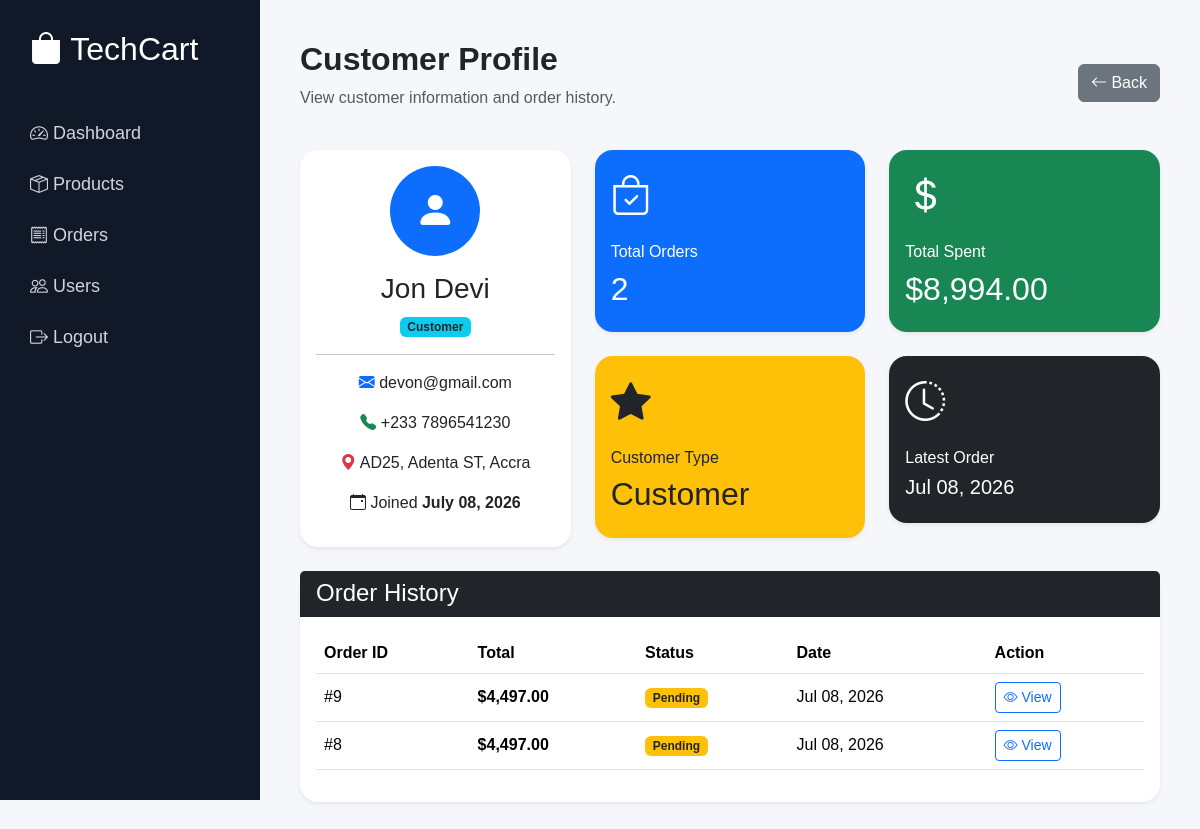
Screenshot of /admin/view_user.php?id=5 (signed in) with the database file from the repository.
### tables this page shows
CREATE TABLE `users` (
  `id` int(11) NOT NULL,
  `full_name` varchar(100) NOT NULL,
  `email` varchar(100) NOT NULL,
  `password` varchar(255) NOT NULL,
  `phone` varchar(20) DEFAULT NULL,
  `address` text DEFAULT NULL,
  `created_at` timestamp NOT NULL DEFAULT current_timestamp()
);

CREATE TABLE `orders` (
  `id` int(11) NOT NULL,
  `user_id` int(11) DEFAULT NULL,
  `total` decimal(10,2) DEFAULT NULL,
  `order_status` varchar(50) DEFAULT 'Pending',
  `created_at` timestamp NOT NULL DEFAULT current_timestamp(),
  `customer_name` varchar(100) NOT NULL,
  `email` varchar(100) NOT NULL,
  `phone` varchar(20) NOT NULL,
  `address` text NOT NULL
);

### admin/view_user.php (the view, shortened to what this page needs)
<?php
require_once "../config/database.php";
$user_id = (int)$_GET['id'];
$userQuery = mysqli_query(
    $conn,
    "SELECT *
    FROM users
    WHERE id = $user_id"
);
$user = mysqli_fetch_assoc($userQuery);
$totalOrders = mysqli_fetch_assoc(
    mysqli_query(
        $conn,
        "SELECT COUNT(*) AS total
        FROM orders
        WHERE user_id = $user_id"
    )
)['total'];
$totalSpent = mysqli_fetch_assoc(
    mysqli_query(
        $conn,
        "SELECT SUM(total) AS amount
        FROM orders
        WHERE user_id = $user_id"
    )
)['amount'];
$latestOrder = mysqli_fetch_assoc(
    mysqli_query(
        $conn,
        "SELECT created_at
        FROM orders
        WHERE user_id = $user_id
        ORDER BY created_at DESC
        LIMIT 1"
    )
);
$customerType = "New";
$badge = "secondary";
if ($totalOrders >= 5) {
    $customerType = "VIP";
    $badge = "success";
} elseif ($totalOrders >= 1) {
    $customerType = "Customer";
    $badge = "info text-dark";
}
$orderHistory = mysqli_query(
    $conn,
    "
    SELECT *
    FROM orders
    WHERE user_id = $user_id
    ORDER BY created_at DESC
    "
);
?>
<!DOCTYPE html>
<html lang="en">
<head>
<link href="https://cdn.jsdelivr.net/npm/bootstrap@5.3.7/dist/css/bootstrap.min.css" rel="stylesheet">
<link href="https://cdn.jsdelivr.net/npm/bootstrap-icons@1.13.1/font/bootstrap-icons.css" rel="stylesheet">
</head>
<body>
<div class="sidebar">
<h2>
<i class="bi bi-bag-fill"></i>
TechCart
</h2>
<a href="index.php">
<i class="bi bi-speedometer2"></i>
Dashboard
</a>
<a href="products.php">
<i class="bi bi-box-seam"></i>
Products
</a>
<a href="orders.php">
<i class="bi bi-receipt"></i>
Orders
</a>
<a href="users.php">
<i class="bi bi-people"></i>
Users
</a>
<a href="logout.php">
<i class="bi bi-box-arrow-right"></i>
Logout
</a>
</div>
<div class="main">
<div class="d-flex justify-content-between align-items-center mb-4">
<div>
<h2 class="fw-bold">
Customer Profile
</h2>
<p class="text-muted">
View customer information and order history.
</p>
</div>
<a href="users.php" class="btn btn-secondary">
<i class="bi bi-arrow-left"></i>
Back
</a>
</div>
<div class="row mb-4">
<div class="col-lg-4">
<div class="card shadow-sm">
<div class="card-body text-center">
<div class="profile-icon">
<i class="bi bi-person-fill"></i>
</div>
<h3 class="mt-3">
<?php echo htmlspecialchars($user['full_name']); ?>
</h3>
<span class="badge bg-<?php echo $badge; ?>">
<?php echo $customerType; ?>
</span>
<hr>
<p>
<i class="bi bi-envelope-fill text-primary"></i>
<?php echo htmlspecialchars($user['email']); ?>
</p>
<p>
<i class="bi bi-telephone-fill text-success"></i>
<?php echo htmlspecialchars($user['phone']); ?>
</p>
<p>
<i class="bi bi-geo-alt-fill text-danger"></i>
<?php echo htmlspecialchars($user['address']); ?>
</p>
<p>
<i class="bi bi-calendar-event"></i>
Joined
<strong>
<?php echo date("F d, Y",strtotime($user['created_at'])); ?>
</strong>
</p>
</div>
</div>
</div>
<div class="col-lg-8">
<div class="row g-4">
<div class="col-md-6">
<div class="card bg-primary text-white shadow-sm">
<div class="card-body">
<i class="bi bi-bag-check fs-1"></i>
<h6 class="mt-3">
Total Orders
</h6>
<h2>
<?php echo $totalOrders; ?>
</h2>
</div>
</div>
</div>
<div class="col-md-6">
<div class="card bg-success text-white shadow-sm">
<div class="card-body">
<i class="bi bi-currency-dollar fs-1"></i>
<h6 class="mt-3">
Total Spent
</h6>
<h2>
$<?php echo number_format($totalSpent,2); ?>
</h2>
</div>
</div>
</div>
<div class="col-md-6">
<div class="card bg-warning text-dark shadow-sm">
<div class="card-body">
<i class="bi bi-star-fill fs-1"></i>
<h6 class="mt-3">
Customer Type
</h6>
<h2>
<?php echo $customerType; ?>
</h2>
</div>
</div>
</div>
<div class="col-md-6">
<div class="card bg-dark text-white shadow-sm">
<div class="card-body">
<i class="bi bi-clock-history fs-1"></i>
<h6 class="mt-3">
Latest Order
</h6>
<h5>
<?php
if($latestOrder){
echo date("M d, Y",strtotime($latestOrder['created_at']));
}else{
echo "No Orders";
}
?>
</h5>
</div>
</div>
</div>
</div>
</div>
</div>
<div class="card shadow-sm">
<div class="card-header bg-dark text-white">
<h4 class="mb-0">
Order History
</h4>
</div>
<div class="card-body">
<table class="table table-hover align-middle">
<thead>
<tr>
<th>Order ID</th>
<th>Total</th>
<th>Status</th>
<th>Date</th>
<th>Action</th>
</tr>
</thead>
<tbody>
<?php if(mysqli_num_rows($orderHistory) > 0){ ?>
<?php while($order = mysqli_fetch_assoc($orderHistory)){ ?>
<tr>
    <td>
        #<?php echo $order['id']; ?>
    </td>
    <td>
        <strong>
            $<?php echo number_format($order['total'],2); ?>
        </strong>
    </td>
    <td>
        <?php
        switch($order['order_status']){
            case "Pending":
                echo "<span class='badge bg-warning text-dark'>Pending</span>";
                break;
        }
        ?>
    </td>
    <td>
        <?php echo date("M d, Y", strtotime($order['created_at'])); ?>
    </td>
    <td>
        <a
            href="view_order.php?id=<?php echo $order['id']; ?>"
            class="btn btn-outline-primary btn-sm">
            <i class="bi bi-eye"></i>
            View
        </a>
    </td>
</tr>
<?php } ?>
<?php } ?>
</tbody>
</table>
</div>
</div>
</div>
</body>
</html>

### admin/view_user.php (style rules this page uses)
body { background:#f5f7fb; font-family:Poppins,sans-serif; }
.sidebar { position:fixed; left:0; top:0; width:260px; height:100vh; background:#111827; color:white; padding:30px; }
.sidebar h2 { margin-bottom:40px; }
.sidebar a { display:block; color:#d1d5db; text-decoration:none; padding:12px 0; font-size:18px; }
.main { margin-left:260px; padding:40px; }
.card { border:none; border-radius:18px; }
.profile-icon { width:90px; height:90px; border-radius:50%; background:#0d6efd; color:white; display:flex; align-items:center; justify-content:center; font-size:40px; margin:auto; }

### rows the page displays
users: full_name "Jon Devi", email "devon@gmail.com", phone "+233 7896541230", address "AD25, Adenta ST, Accra", created_at "July 08, 2026"
orders: created_at "Jul 08, 2026", id "9", total "4,497.00", order_status "Pending"
orders: id "8", total "4,497.00", order_status "Pending", created_at "Jul 08, 2026"

### other values shown
$customerType "Customer"
$totalOrders "2"
$totalSpent "8,994.00"
